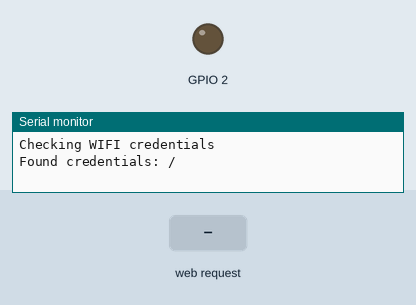
Simulated run of this sketch. Board: ESP32. On the bench: output pins drawn as LEDs (lit = HIGH), the last lines printed to the serial monitor. The inputs (shaded band) are chosen by the test bench. EEPROM starts erased. At 9.2 s the program restarts the board; the recording ends there.

Above: at 0.1 s.
At 6.0 s:
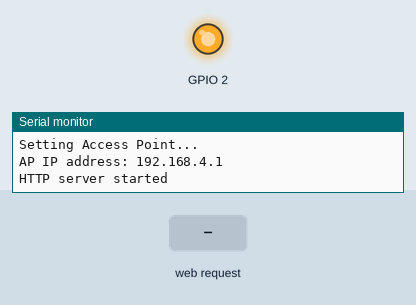
6.1 s: HTTP request GET /?ssid=1&password=1 received
Timing chart, 0 to 9.1 s (numbered marks = the images above; inputs shaded):
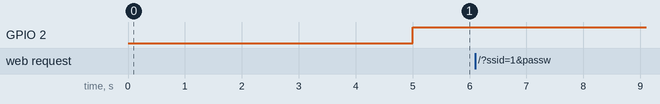

The sketch:

WiFiManager-example.ino
```cpp
#include "EEPROM.h"
#include "HTML.h"
#include <WebServer.h>

WebServer server(80);

#include "WiFiManager.h"

void setup() {
  pinMode(2, OUTPUT);
  pinMode(15,INPUT); //for resetting WiFi creds
  EEPROM.begin(400);
  Serial.begin(115200);
  if(!CheckWIFICreds()){
    Serial.println("No WIFI credentials stored in memory. Loading form...");
    digitalWrite(2,HIGH);
    while(loadWIFICredsForm());
  }
}

void loop() {
  if(digitalRead(15) == HIGH){
    Serial.println("Wiping WiFi credentials from memory...");
    wipeEEPROM();
    while(loadWIFICredsForm());
  }
  digitalWrite(2,HIGH);
  delay(1000);
  digitalWrite(2,LOW);
  delay(1000);
}

void wipeEEPROM(){
  for(int i=0;i<400;i++){
    EEPROM.writeByte(i,0);
  }
  EEPROM.commit();
}
```

HTML.h
```cpp
const char INDEX_HTML[] PROGMEM = R"=====(
<!DOCTYPE HTML>
<html>
<head>
    <title>iDispaly Navigator</title>
    <meta name="viewport" content="width=device-width, initial-scale=1"charset="UTF-8" />
    <style>
    body{ background-color: #dad6eb;
        font-family: Arial, Helvetica, Sans-Serif;
        Color: #000000;
        text-align:center;
        }
    table{ border-collapse: collapse
        }
    td{ border: 0px
        solid black;
         padding: 10px;
        }
    div {
        width: 300px;
        margin: auto;
        border: 3px solid #4287f5;
      }
    </style>
</head>
<body>
<div>
    <h3>Enter your WiFi credentials</h3>
        <form action="/" method="post">
            <table>
                <tr>
                    <td><label>SSID:&nbsp;</label></td>
                    <td><input maxlength="30" name="ssid"></td>
                </tr>
                <tr>
                    <td><label>Password:&nbsp;&nbsp;</label></td>
                    <td><input maxlength="30" name="password"></td>
                </tr>
            </table>
            <input type="submit" value="Save">
        </form>
</div>
</body>
</html>
)=====";
```

WiFiManager.h
```cpp
/*
 * Function to handle unknown URLs
 */
void handleNotFound() {
  String message = "File Not Found\n\n";
  message += "URI: ";
  message += server.uri();
  message += "\nMethod: ";
  message += (server.method() == HTTP_GET) ? "GET" : "POST";
  message += "\nArguments: ";
  message += server.args();
  message += "\n";
  for (uint8_t i = 0; i < server.args(); i++) {
    message += " " + server.argName(i) + ": " + server.arg(i) + "\n";
  }
  server.send(404, "text/plain", message);
}

/*
 * Function for writing WiFi creds to EEPROM
 * Returns: true if save successful, false if unsuccessful
 */
bool writeToMemory(String ssid, String pass){
  char buff1[30];
  char buff2[30];
  ssid.toCharArray(buff1,30);
  pass.toCharArray(buff2,30);
  EEPROM.writeString(100,buff1);
  EEPROM.writeString(200,buff2);
  delay(100);
  String s = EEPROM.readString(100);
  String p = EEPROM.readString(200);
  //#if DEBUG
  Serial.print("Stored SSID, password, are: ");
  Serial.print(s);
  Serial.print(" / ");
  Serial.print(p);
  //#endif
  if(ssid == s && pass == p){
    return true;
  }else{
    return false;
  }
}


/*
 * Function for handling form
 */
void handleSubmit(){
  String response_success="<h1>Success</h1>";
  response_success +="<h2>Device will restart in 3 seconds</h2>";
  String response_error="<h1>Error</h1>";
  response_error +="<h2><a href='/'>Go back</a>to try again";
  if(writeToMemory(String(server.arg("ssid")),String(server.arg("password")))){
     server.send(200, "text/html", response_success);
     EEPROM.commit();
     delay(3000);
     ESP.restart();
  }else{
     server.send(200, "text/html", response_error);
  }
}

/*
 * Function for home page
 */
void handleRoot() {
  if (server.hasArg("ssid")&& server.hasArg("password")) {
    handleSubmit();
  }
  else {
    server.send(200, "text/html", INDEX_HTML);
  }
}

/*
 * Function for loading form
 * Returns: false if no WiFi creds in EEPROM
 */
bool loadWIFICredsForm(){
  String s = EEPROM.readString(100);
  String p = EEPROM.readString(200);
  //const char* ssid     = "ESP32 WiFi Manager";
  char APname[11];
  sprintf(APname, "ESP_%X", ESP.getEfuseMac());
  const char* password = "12345678";
  Serial.println("Setting Access Point...");
  WiFi.softAP(APname, password);
  IPAddress IP = WiFi.softAPIP();
  Serial.print("AP IP address: ");
  Serial.println(IP);
  server.on("/", handleRoot);
  server.onNotFound(handleNotFound);
  server.begin();
  Serial.println("HTTP server started");
  while(s.length() <= 0 && p.length() <= 0){
    server.handleClient();
    delay(100);
  }

  return false;
}

/*
 * Function checking WiFi creds in memory
 * Returns: true if not empty, false if empty
 */
bool CheckWIFICreds(){
  Serial.println("Checking WIFI credentials");
  String s = EEPROM.readString(100);
  String p = EEPROM.readString(200);
  //#if DEBUG
  Serial.print("Found credentials: ");
  Serial.print(s);
  Serial.print("/");
  Serial.print(p);
  delay(5000);
  //#endif
  if(s.length() > 0 && p.length() > 0){
    return true;
  }else{
    return false;
  }
}
```
